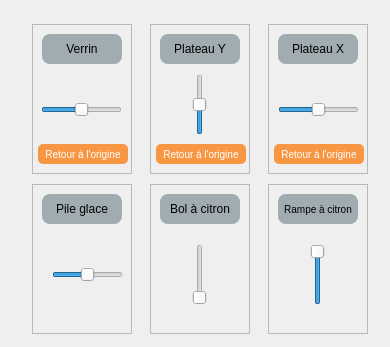
         <widget class="QWidget" name="otherControl">
          <widget class="QWidget" name="layoutWidget_3">
           <property name="geometry">
            <rect>
             <x>20</x>
             <y>20</y>
             <width>361</width>
             <height>318</height>
            </rect>
           </property>
           <layout class="QGridLayout" name="otherControlGridLayout">
            <item row="0" column="2">
             <widget class="QFrame" name="frame_25">
              <property name="sizePolicy">
               <sizepolicy hsizetype="Fixed" vsizetype="Fixed">
                <horstretch>0</horstretch>
                <verstretch>0</verstretch>
               </sizepolicy>
              </property>
              <property name="minimumSize">
               <size>
                <width>100</width>
                <height>150</height>
               </size>
              </property>
              <property name="maximumSize">
               <size>
                <width>100</width>
                <height>150</height>
               </size>
              </property>
              <property name="frameShape">
               <enum>QFrame::StyledPanel</enum>
              </property>
              <property name="frameShadow">
               <enum>QFrame::Raised</enum>
              </property>
              <widget class="QLabel" name="label_13">
               <property name="geometry">
                <rect>
                 <x>10</x>
                 <y>10</y>
                 <width>80</width>
                 <height>30</height>
                </rect>
               </property>
               <property name="sizePolicy">
                <sizepolicy hsizetype="Fixed" vsizetype="Fixed">
                 <horstretch>0</horstretch>
                 <verstretch>0</verstretch>
                </sizepolicy>
               </property>
               <property name="minimumSize">
                <size>
                 <width>80</width>
                 <height>30</height>
                </size>
               </property>
               <property name="maximumSize">
                <size>
                 <width>80</width>
                 <height>30</height>
                </size>
               </property>
               <property name="styleSheet">
                <string notr="true">color: black;
font-size: 12px;
border-radius: 8px;
background-color: #A0ACB0;</string>
               </property>
               <property name="text">
                <string>Plateau X</string>
               </property>
               <property name="alignment">
                <set>Qt::AlignCenter</set>
               </property>
              </widget>
              <widget class="QSlider" name="xStepperSlider">
               <property name="geometry">
                <rect>
                 <x>10</x>
                 <y>60</y>
                 <width>81</width>
                 <height>51</height>
                </rect>
               </property>
               <property name="minimum">
                <number>-100</number>
               </property>
               <property name="maximum">
                <number>100</number>
               </property>
               <property name="orientation">
                <enum>Qt::Horizontal</enum>
               </property>
              </widget>
              <widget class="QPushButton" name="xStepperButton">
               <property name="geometry">
                <rect>
                 <x>6</x>
                 <y>120</y>
                 <width>90</width>
                 <height>20</height>
                </rect>
               </property>
               <property name="styleSheet">
                <string notr="true">QPushButton {
        border-radius: 5px;
        background-color: #F79643;
        color: white;
        font-size: 10px;
        border: none;
}

QPushButton:pressed {
    background-color: #FFBC50; /* Fond gris clair pour les boutons enfoncés */
}</string>
               </property>
               <property name="text">
                <string>Retour à l'origine</string>
               </property>
              </widget>
             </widget>
            </item>
            <item row="0" column="0">
             <widget class="QFrame" name="frame_28">
              <property name="sizePolicy">
               <sizepolicy hsizetype="Fixed" vsizetype="Fixed">
                <horstretch>0</horstretch>
                <verstretch>0</verstretch>
               </sizepolicy>
              </property>
              <property name="minimumSize">
               <size>
                <width>100</width>
                <height>150</height>
               </size>
              </property>
              <property name="maximumSize">
               <size>
                <width>100</width>
                <height>150</height>
               </size>
              </property>
              <property name="frameShape">
               <enum>QFrame::StyledPanel</enum>
              </property>
              <property name="frameShadow">
               <enum>QFrame::Raised</enum>
              </property>
              <widget class="QLabel" name="label_15">
               <property name="geometry">
                <rect>
                 <x>10</x>
                 <y>10</y>
                 <width>80</width>
                 <height>30</height>
                </rect>
               </property>
               <property name="sizePolicy">
                <sizepolicy hsizetype="Fixed" vsizetype="Fixed">
                 <horstretch>0</horstretch>
                 <verstretch>0</verstretch>
                </sizepolicy>
               </property>
               <property name="minimumSize">
                <size>
                 <width>80</width>
                 <height>30</height>
                </size>
               </property>
               <property name="maximumSize">
                <size>
                 <width>80</width>
                 <height>30</height>
                </size>
               </property>
               <property name="styleSheet">
                <string notr="true">color: black;
font-size: 12px;
border-radius: 8px;
background-color: #A0ACB0;</string>
               </property>
               <property name="text">
                <string>Verrin</string>
               </property>
               <property name="alignment">
                <set>Qt::AlignCenter</set>
               </property>
              </widget>
              <widget class="QSlider" name="cylinderSlider">
               <property name="geometry">
                <rect>
                 <x>9</x>
                 <y>60</y>
                 <width>81</width>
                 <height>51</height>
                </rect>
               </property>
               <property name="minimum">
                <number>-100</number>
               </property>
               <property name="maximum">
                <number>100</number>
               </property>
               <property name="orientation">
                <enum>Qt::Horizontal</enum>
               </property>
              </widget>
              <widget class="QPushButton" name="cylinderButton">
               <property name="geometry">
                <rect>
                 <x>6</x>
                 <y>120</y>
                 <width>90</width>
                 <height>20</height>
                </rect>
               </property>
               <property name="styleSheet">
                <string notr="true">QPushButton {
        border-radius: 5px;
        background-color: #F79643;
        color: white;
        font-size: 10px;
        border: none;
}

QPushButton:pressed {
    background-color: #FFBC50; /* Fond gris clair pour les boutons enfoncés */
}</string>
               </property>
               <property name="text">
                <string>Retour à l'origine</string>
               </property>
              </widget>
             </widget>
            </item>
            <item row="1" column="1">
             <widget class="QFrame" name="frame_30">
              <property name="sizePolicy">
               <sizepolicy hsizetype="Fixed" vsizetype="Fixed">
                <horstretch>0</horstretch>
                <verstretch>0</verstretch>
               </sizepolicy>
              </property>
              <property name="minimumSize">
               <size>
                <width>100</width>
                <height>150</height>
               </size>
              </property>
              <property name="maximumSize">
               <size>
                <width>100</width>
                <height>150</height>
               </size>
              </property>
              <property name="frameShape">
               <enum>QFrame::StyledPanel</enum>
              </property>
              <property name="frameShadow">
               <enum>QFrame::Raised</enum>
              </property>
              <widget class="QLabel" name="label_17">
               <property name="geometry">
                <rect>
                 <x>10</x>
                 <y>10</y>
                 <width>80</width>
                 <height>30</height>
                </rect>
               </property>
               <property name="sizePolicy">
                <sizepolicy hsizetype="Fixed" vsizetype="Fixed">
                 <horstretch>0</horstretch>
                 <verstretch>0</verstretch>
                </sizepolicy>
               </property>
               <property name="minimumSize">
                <size>
                 <width>80</width>
                 <height>30</height>
                </size>
               </property>
               <property name="maximumSize">
                <size>
                 <width>80</width>
                 <height>30</height>
                </size>
               </property>
               <property name="styleSheet">
                <string notr="true">color: black;
font-size: 12px;
border-radius: 8px;
background-color: #A0ACB0;</string>
               </property>
               <property name="text">
                <string>Bol à citron</string>
               </property>
               <property name="alignment">
                <set>Qt::AlignCenter</set>
               </property>
              </widget>
              <widget class="QSlider" name="verticalSlider_17">
               <property name="geometry">
                <rect>
                 <x>30</x>
                 <y>60</y>
                 <width>40</width>
                 <height>61</height>
                </rect>
               </property>
               <property name="maximum">
                <number>1</number>
               </property>
               <property name="orientation">
                <enum>Qt::Vertical</enum>
               </property>
              </widget>
             </widget>
            </item>
            <item row="0" column="1">
             <widget class="QFrame" name="frame_32">
              <property name="sizePolicy">
               <sizepolicy hsizetype="Fixed" vsizetype="Fixed">
                <horstretch>0</horstretch>
                <verstretch>0</verstretch>
               </sizepolicy>
              </property>
              <property name="minimumSize">
               <size>
                <width>100</width>
                <height>150</height>
               </size>
              </property>
              <property name="maximumSize">
               <size>
                <width>100</width>
                <height>150</height>
               </size>
              </property>
              <property name="frameShape">
               <enum>QFrame::StyledPanel</enum>
              </property>
              <property name="frameShadow">
               <enum>QFrame::Raised</enum>
              </property>
              <widget class="QLabel" name="label_18">
               <property name="geometry">
                <rect>
                 <x>10</x>
                 <y>10</y>
                 <width>80</width>
                 <height>30</height>
                </rect>
               </property>
               <property name="sizePolicy">
                <sizepolicy hsizetype="Fixed" vsizetype="Fixed">
                 <horstretch>0</horstretch>
                 <verstretch>0</verstretch>
                </sizepolicy>
               </property>
               <property name="minimumSize">
                <size>
                 <width>80</width>
                 <height>30</height>
                </size>
               </property>
               <property name="maximumSize">
                <size>
                 <width>80</width>
                 <height>30</height>
                </size>
               </property>
               <property name="styleSheet">
                <string notr="true">color: black;
font-size: 12px;
border-radius: 8px;
background-color: #A0ACB0;</string>
               </property>
               <property name="text">
                <string>Plateau Y</string>
               </property>
               <property name="alignment">
                <set>Qt::AlignCenter</set>
               </property>
              </widget>
              <widget class="QSlider" name="yStepperSlider">
               <property name="geometry">
                <rect>
                 <x>30</x>
                 <y>50</y>
                 <width>40</width>
                 <height>61</height>
                </rect>
               </property>
               <property name="minimum">
                <number>-100</number>
               </property>
               <property name="maximum">
                <number>100</number>
               </property>
               <property name="orientation">
                <enum>Qt::Vertical</enum>
               </property>
              </widget>
              <widget class="QPushButton" name="yStepperButton">
               <property name="geometry">
                <rect>
                 <x>6</x>
                 <y>120</y>
                 <width>90</width>
                 <height>20</height>
                </rect>
               </property>
               <property name="styleSheet">
                <string notr="true">QPushButton {
        border-radius: 5px;
        background-color: #F79643;
        color: white;
        font-size: 10px;
        border: none;
}

QPushButton:pressed {
    background-color: #FFBC50; /* Fond gris clair pour les boutons enfoncés */
}</string>
               </property>
               <property name="text">
                <string>Retour à l'origine</string>
               </property>
              </widget>
             </widget>
            </item>
            <item row="1" column="0">
             <widget class="QFrame" name="frame_29">
              <property name="sizePolicy">
               <sizepolicy hsizetype="Fixed" vsizetype="Fixed">
                <horstretch>0</horstretch>
                <verstretch>0</verstretch>
               </sizepolicy>
              </property>
              <property name="minimumSize">
               <size>
                <width>100</width>
                <height>150</height>
               </size>
              </property>
              <property name="maximumSize">
               <size>
                <width>100</width>
                <height>150</height>
               </size>
              </property>
              <property name="frameShape">
               <enum>QFrame::StyledPanel</enum>
              </property>
              <property name="frameShadow">
               <enum>QFrame::Raised</enum>
              </property>
              <widget class="QLabel" name="label_14">
               <property name="geometry">
                <rect>
                 <x>10</x>
                 <y>10</y>
                 <width>80</width>
                 <height>30</height>
                </rect>
               </property>
               <property name="sizePolicy">
                <sizepolicy hsizetype="Fixed" vsizetype="Fixed">
                 <horstretch>0</horstretch>
                 <verstretch>0</verstretch>
                </sizepolicy>
               </property>
               <property name="minimumSize">
                <size>
                 <width>80</width>
                 <height>30</height>
                </size>
               </property>
               <property name="maximumSize">
                <size>
                 <width>80</width>
                 <height>30</height>
                </size>
               </property>
               <property name="styleSheet">
                <string notr="true">color: black;
font-size: 12px;
border-radius: 8px;
background-color: #A0ACB0;</string>
               </property>
               <property name="text">
                <string>Pile glace</string>
               </property>
               <property name="alignment">
                <set>Qt::AlignCenter</set>
               </property>
              </widget>
              <widget class="QSlider" name="verticalSlider_14">
               <property name="geometry">
                <rect>
                 <x>20</x>
                 <y>60</y>
                 <width>71</width>
                 <height>61</height>
                </rect>
               </property>
               <property name="minimum">
                <number>-1</number>
               </property>
               <property name="maximum">
                <number>1</number>
               </property>
               <property name="pageStep">
                <number>1</number>
               </property>
               <property name="value">
                <number>0</number>
               </property>
               <property name="orientation">
                <enum>Qt::Horizontal</enum>
               </property>
              </widget>
             </widget>
            </item>
            <item row="1" column="2">
             <widget class="QFrame" name="frame_31">
              <property name="sizePolicy">
               <sizepolicy hsizetype="Fixed" vsizetype="Fixed">
                <horstretch>0</horstretch>
                <verstretch>0</verstretch>
               </sizepolicy>
              </property>
              <property name="minimumSize">
               <size>
                <width>100</width>
                <height>150</height>
               </size>
              </property>
              <property name="maximumSize">
               <size>
                <width>100</width>
                <height>150</height>
               </size>
              </property>
              <property name="frameShape">
               <enum>QFrame::StyledPanel</enum>
              </property>
              <property name="frameShadow">
               <enum>QFrame::Raised</enum>
              </property>
              <widget class="QLabel" name="label_16">
               <property name="geometry">
                <rect>
                 <x>10</x>
                 <y>10</y>
                 <width>80</width>
                 <height>30</height>
                </rect>
               </property>
               <property name="sizePolicy">
                <sizepolicy hsizetype="Fixed" vsizetype="Fixed">
                 <horstretch>0</horstretch>
                 <verstretch>0</verstretch>
                </sizepolicy>
               </property>
               <property name="minimumSize">
                <size>
                 <width>80</width>
                 <height>30</height>
                </size>
               </property>
               <property name="maximumSize">
                <size>
                 <width>80</width>
                 <height>30</height>
                </size>
               </property>
               <property name="styleSheet">
                <string notr="true">color: black;
font-size: 10px;
border-radius: 8px;
background-color: #A0ACB0;</string>
               </property>
               <property name="text">
                <string>Rampe à citron</string>
               </property>
               <property name="alignment">
                <set>Qt::AlignCenter</set>
               </property>
              </widget>
              <widget class="QSlider" name="verticalSlider_16">
               <property name="geometry">
                <rect>
                 <x>30</x>
                 <y>60</y>
                 <width>40</width>
                 <height>61</height>
                </rect>
               </property>
               <property name="maximum">
                <number>100</number>
               </property>
               <property name="value">
                <number>100</number>
               </property>
               <property name="orientation">
                <enum>Qt::Vertical</enum>
               </property>
               <property name="invertedControls">
                <bool>true</bool>
               </property>
              </widget>
             </widget>
            </item>
           </layout>
          </widget>
         </widget>
